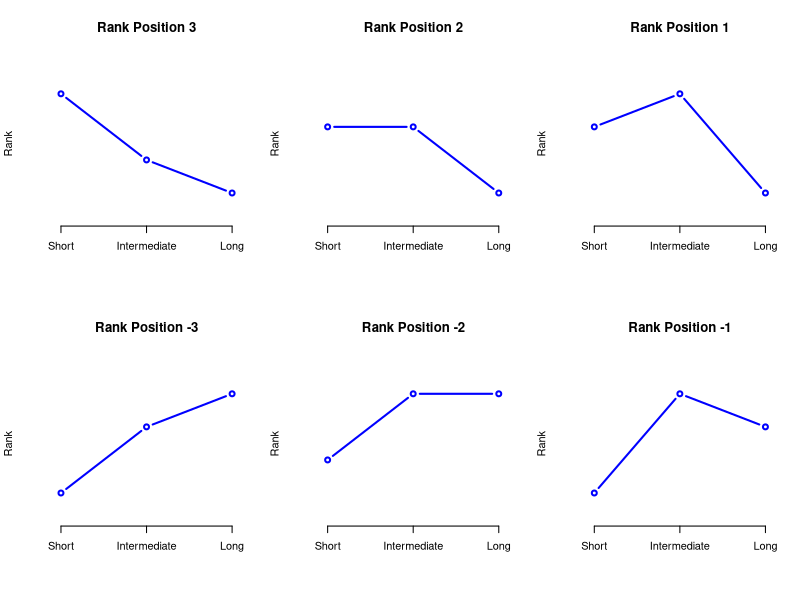

Source code (R):
## ---- chunk 1
require(lattice,quietly=TRUE)

myf <- function(y,title) {
  color="blue"
  labs = c("Short","Intermediate","Long")
  x = c(1,2,3)
  plot(x,y,xaxt="n",main=title,col=color,lwd=2,ylim=c(0,5),type='b',frame.plot=FALSE,axes=FALSE,ylab="Rank",xlab="")
  axis(side=1,at=x,pos=0,labels=labs)
}

par(mfrow=c(2,3))
myf(c(4,2,1),"Rank Position 3")
myf(c(3,3,1),"Rank Position 2")
myf(c(3,4,1),"Rank Position 1")
myf(c(1,3,4),"Rank Position -3")
myf(c(2,4,4),"Rank Position -2")
myf(c(1,4,3),"Rank Position -1")
par(mfrow=c(1,1))

